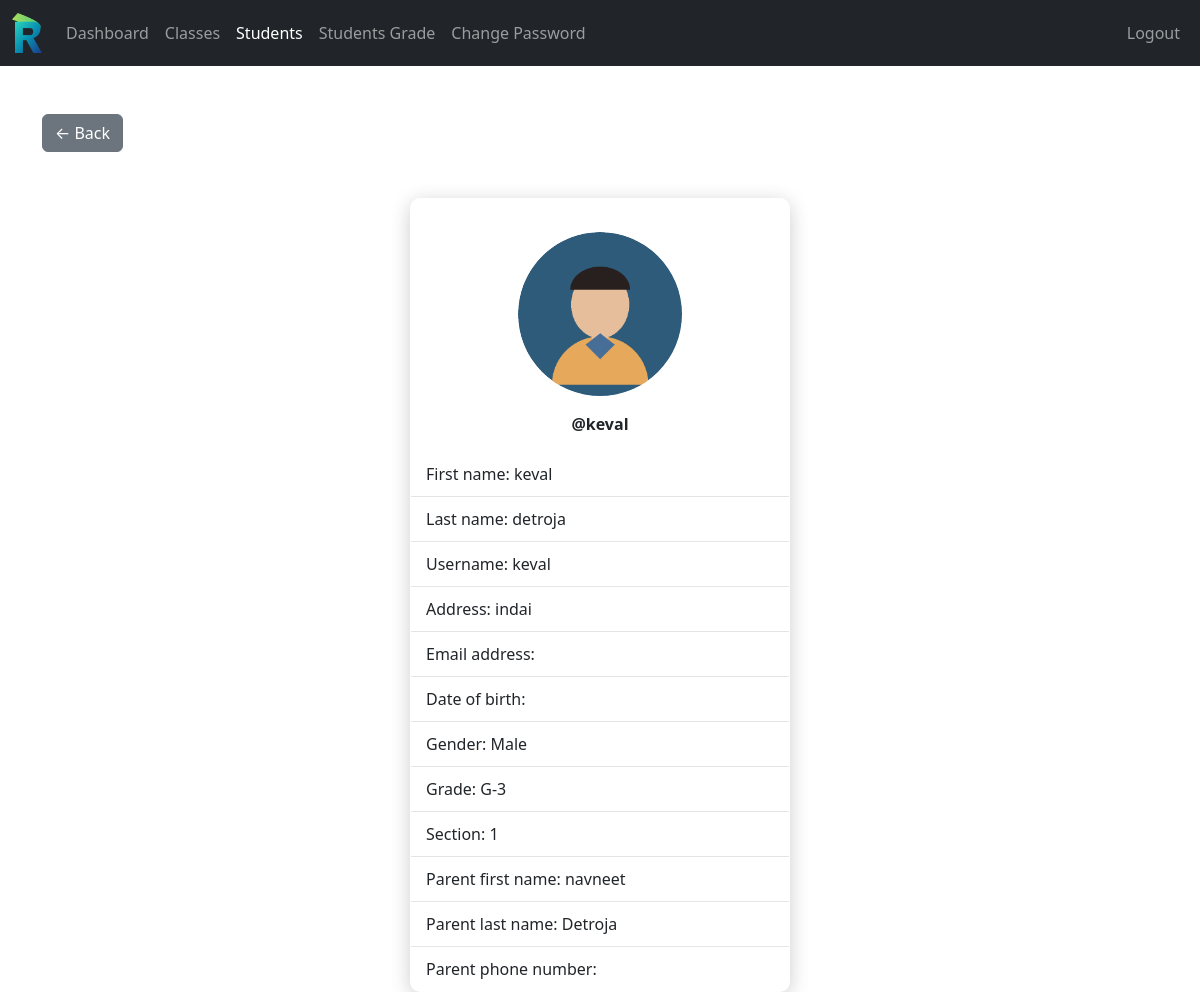
Page /Teacher/student-view.php?student_id=8 (signed in) on the committed database.
### tables this page shows
CREATE TABLE `student` (
  `student_id` int(11) NOT NULL,
  `username` varchar(127) NOT NULL,
  `password` varchar(255) NOT NULL,
  `fname` varchar(127) NOT NULL,
  `lname` varchar(255) NOT NULL,
  `grade` int(11) NOT NULL,
  `section` int(11) NOT NULL,
  `address` varchar(31) NOT NULL,
  `gender` varchar(7) NOT NULL,
  `email_address` varchar(255) NOT NULL,
  `date_of_birth` date DEFAULT NULL,
  `date_of_joined` timestamp NULL DEFAULT current_timestamp(),
  `parent_fname` varchar(127) NOT NULL,
  `parent_lname` varchar(127) NOT NULL,
  `parent_phone_number` varchar(31) NOT NULL,
  `subjets` varchar(50) DEFAULT NULL
);

CREATE TABLE `grades` (
  `grade_id` int(11) NOT NULL,
  `grade` varchar(31) NOT NULL,
  `grade_code` varchar(7) NOT NULL
);

### data/student.php (called while the page is built, shortened)
<?php
function getStudentById($student_id, $conn){
    $sql = "SELECT * FROM student
            WHERE student_id=?";
    $stmt = $conn->prepare($sql);
    $stmt->execute([$student_id]);
    if ($stmt->rowCount() == 1) {
        $student = $stmt->fetch();
        return $student;
    } else {
        return 0;
    }
}
?>

### data/grade.php (called while the page is built, shortened)
<?php
function getGradeById($grade_id, $conn){
    $sql = "SELECT * FROM grades
            WHERE grade_id=?";
    $stmt = $conn->prepare($sql);
    $stmt->execute([$grade_id]);
    if ($stmt->rowCount() == 1) {
        $grade = $stmt->fetch();
        return $grade;
    } else {
        return 0;
    }
}

### Teacher/student-view.php (the view, shortened to what this page needs)
<?php
if (isset($_SESSION['teacher_id']) &&
    isset($_SESSION['role'])) {
    if ($_SESSION['role'] == 'Teacher') {
        include "../data/student.php";
        include "../data/grade.php";
        $student_id = $_GET['student_id'];
        $student    = getStudentById($student_id, $conn);
        $gradeLabel = '';
        if (!empty($student['grade'])) {
            $g_temp = getGradeById($student['grade'], $conn);
            if ($g_temp != 0) {
                $gradeLabel = $g_temp['grade_code'] . '-' . $g_temp['grade'];
            }
        }
?>
<!DOCTYPE html>
<html lang="en">
<head>
    <link rel="stylesheet" href="https://cdn.jsdelivr.net/npm/bootstrap@5.3.8/dist/css/bootstrap.min.css">
    <link rel="stylesheet" href="/school-management/style.css">
    <link rel="stylesheet" href="https://cdnjs.cloudflare.com/ajax/libs/font-awesome/4.7.0/css/font-awesome.min.css">
</head>
<body>
     <?php include "../Teacher/inc/navbar.php"; ?>
    <div class="container mt-5">
        <a href="students_of_class.php" class="btn btn-secondary mb-3">&larr; Back</a>
        <div class="card profile-card">
            <div class="student-avatar-box" style="margin-top: 25px;">
                <?php
                    $gender = strtolower(trim($student['gender'] ?? ''));
                    if ($gender == 'male') {
                        $avatarImg = '/school-management/image/boy-avatar.png';
                    } else {
                        $avatarImg = '/school-management/image/girl-avatar.png';
                    }
                ?>
                <img src="<?= $avatarImg ?>" alt="Student photo"
                     onerror="this.onerror=null;this.src='/school-management/image/default-avatar.png';">
            </div>
            <div class="text-center mt-2 mb-3">
                <span class="fw-bold">@<?= $student['username'] ?? '' ?></span>
            </div>
            <div class="card-body p-0">
                <div class="detail-row">First name: <?= $student['fname'] ?? '' ?></div>
                <div class="detail-row">Last name: <?= $student['lname'] ?? '' ?></div>
                <div class="detail-row">Username: <?= $student['username'] ?? '' ?></div>
                <div class="detail-row">Address: <?= $student['address'] ?? '' ?></div>
                <div class="detail-row">Email address: <?= $student['email'] ?? '' ?></div>
                <div class="detail-row">Date of birth: <?= $student['dob'] ?? '' ?></div>
                <div class="detail-row">Gender: <?= $student['gender'] ?? '' ?></div>
                <div class="detail-row">Grade: <?= $gradeLabel ?></div>
                <div class="detail-row">Section: <?= $student['section'] ?? '' ?></div>
                <div class="detail-row">Parent first name: <?= $student['parent_fname'] ?? '' ?></div>
                <div class="detail-row">Parent last name: <?= $student['parent_lname'] ?? '' ?></div>
                <div class="detail-row">Parent phone number: <?= $student['parent_phone'] ?? '' ?></div>
            </div>
        </div>
    </div>
</body>
</html>
<?php
    } else {
        header("Location: ../login.php");
        exit;
    }
} else {
    header("Location: ../login.php");
    exit;
}
?>

### style.css (style rules this page uses)
html { scroll-behavior: smooth; }
html, body { margin: 0; padding: 0; height: 100%; }
.card { background: rgba(255, 255, 255, 0.15) !important; backdrop-filter: blur(12px); -webkit-backdrop-filter: blur(12px); border: 1px solid rgba(255, 255, 255, 0.2) !important; }
.profile-card { max-width: 320px; width: 90%; background: rgba(255, 255, 255, 0.9); border-radius: 10px; box-shadow: 0 4px 20px rgba(0, 0, 0, 0.2); }

### Teacher/student-view.php (style rules this page uses)
.student-avatar-box { width: 180px; height: 180px; border-radius: 50%; overflow: hidden; margin: 30px auto 0; background-color: transparent; display: flex; align-items: center; justify-content: center; padding: 8px; }
.student-avatar-box img { width: 100%; height: 100%; border-radius: 50%; object-fit: cover; }
.detail-row { padding: 10px 15px; border-bottom: 1px solid #e5e5e5; }
.detail-row:last-child { border-bottom: none; }
.profile-card { max-width: 380px; margin: 30px auto 0; }

### rows in the picture
student: username "keval", fname "keval", lname "detroja", address "indai", gender "Male", section "1", parent_fname "navneet", parent_lname "Detroja"
grades: gradeLabel "G-3"
